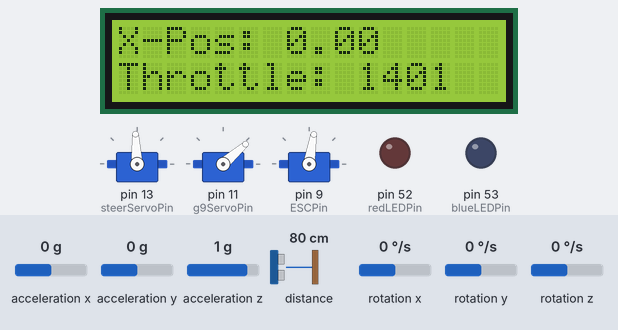
Bench run of a sketch on a simulated Arduino Mega 2560, built with avr-gcc and run on an emulated ATmega2560. Shown: 3 × servo, 16×2 character LCD, output pins drawn as LEDs (lit = HIGH). The inputs (shaded band) are chosen by the test bench; at power-on: acceleration x 0 g, distance to the obstacle 80 cm, rotation z 0 °/s, acceleration y 0 g, acceleration z 1 g, rotation x 0 °/s, rotation y 0 °/s. The echo pulse lasts 58.3 µs per cm.

Above: at 2.7 s.
2.8 s: acceleration x set to -1.4 g
At 3.38 s:
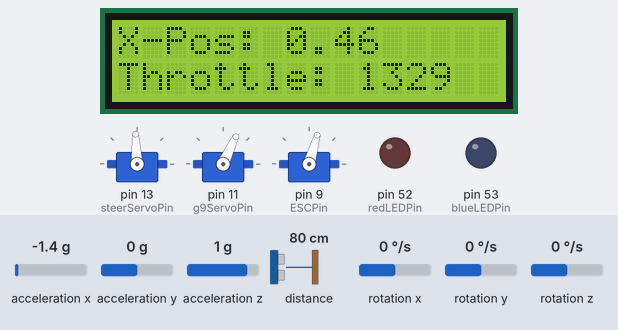
5.3 s: distance to the obstacle set to 250 cm
At 6.0 s:
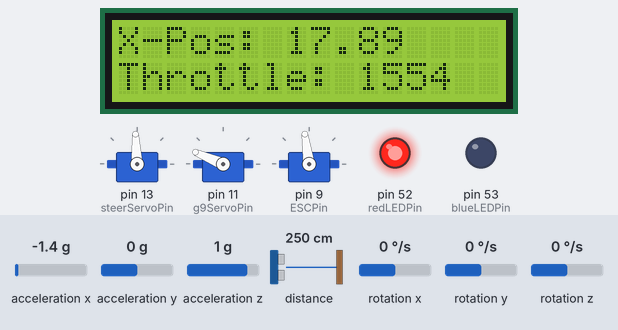
7.1 s: rotation z set to -192 °/s
At 8.1 s:
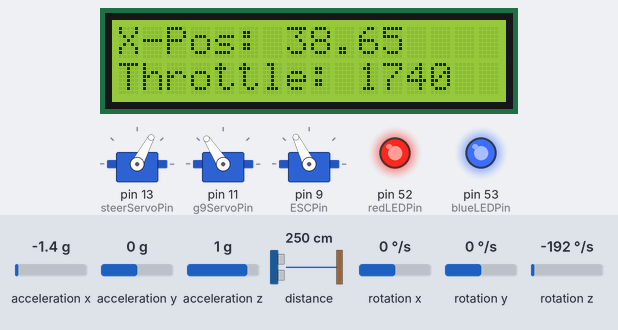
8.8 s: rotation z set to -100 °/s
10.5 s: distance to the obstacle set to 125 cm
At 11.4 s:
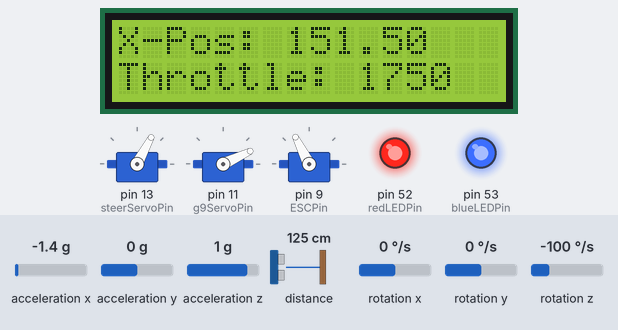
12.5 s: distance to the obstacle set to 117 cm
At 13.23 s:
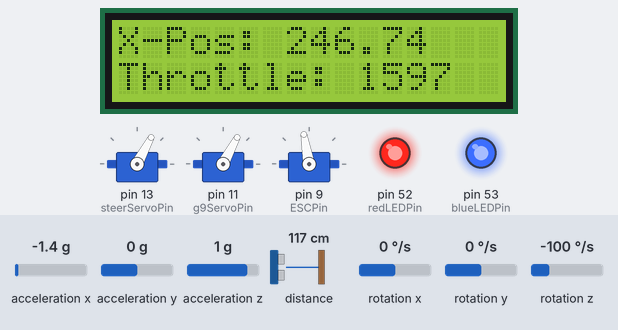
Timing chart, 0 to 18.5 s (numbered marks = the images above; inputs shaded):
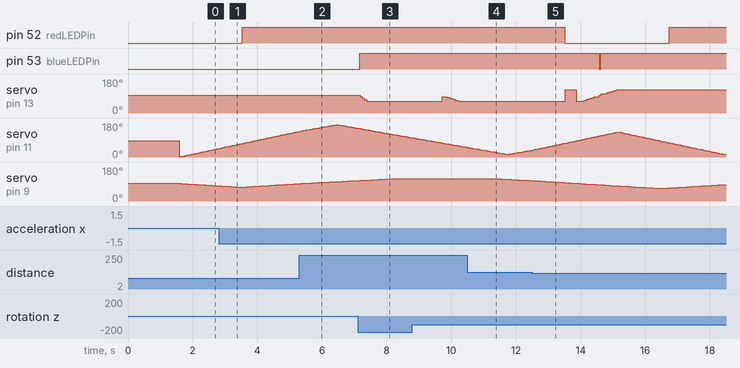

Measured:
- the behaviour switches between 121 and 120 cm on distance to the obstacle (found by bisection; images 4 and 5)
- after the input at 2.8 s, pin 52 (redLEDPin): LOW → HIGH after 0.74 s
- after the input at 7.1 s, pin 53 (blueLEDPin): LOW → HIGH after 0.07 s; servo on pin 13 (steerServoPin): 93° → 85° after 0.08 s, → 78° 0.07 s later, → 63° 0.07 s later, → 62° 0.13 s later
- after the input at 12.5 s, pin 53 (blueLEDPin): HIGH → LOW after 2.1 s, → HIGH 0.06 s later

The sketch:

Autonomous_Traversal.ino
```cpp
#include <Servo.h>
#include "MPU9250.h"
#include <Wire.h>
#include <VL53L0X.h>
#include <LiquidCrystal.h>

#define steerServoPin 13
#define g9ServoPin 11
#define sonicTrig 7
#define sonicEcho 8
#define ESCPin 9
#define redLEDPin 52
#define blueLEDPin 53

MPU9250 IMU(Wire, 0x68);
int status;

Servo steer_servo;
int steer_servo_pos;
double steer_value;
const int STEER_SERVO_MAX = 190;
const int STEER_SERVO_MIN = 80;
const int STEER_SERVO_MID = 135;

Servo g9_servo;
int g9_servo_pos;
int g9_high_pos = 171;
int g9_low_pos = 14;
bool g9_sweep_up = true;

Servo ESC;
int motor_throttle = 1500;  // Speed = 0
int desired_throttle = 1500;
const int ESC_HIGH = 2000;
const int ESC_LOW = 1500;

VL53L0X toF;

// (RS, E, D4, D5, D6, D7)
LiquidCrystal lcd = LiquidCrystal(2, 3, 4, 5, 6, 7);

// ***Vehicle Odometry***
// Position
double car_x_pos = 0.0;
double car_y_pos = 0.0;

// Linear Velocity
double car_x_vel = 0.0;
double car_y_vel = 0.0;

// Linear Acceleration
double car_x_accel = 0.0;
double car_y_accel = 0.0;
double car_z_accel = 0.0;

double x_callib = 0.0;
double y_callib = 0.0;

// Heading (Z-angle degrees)
double car_heading = 0.0;

// Z Angular Velocity (rad/s)
double car_z_ang_vel = 0.0;
double last_vel = 0.0;

// ***End Vehicle Odometry***

void updateOdometry(int time_ms){
  double time_s = time_ms/1000.0;

  // Update position
  car_x_pos = 0.5*car_x_accel*pow(time_s, 2) + car_x_vel*time_s + car_x_pos;
  car_y_pos = 0.5*car_y_accel*pow(time_s, 2) + car_y_vel*time_s + car_y_pos;

  // Update velocity
  car_x_vel = car_x_accel*time_s + car_x_vel;
  car_y_vel = car_y_accel*time_s + car_y_vel;

  // Velocity deadzones
  if (abs(car_x_vel) < 0.01){
    car_x_vel = 0;
  }
  if (abs(car_y_vel) < 0.01){
    car_y_vel = 0;
  }

  // Set velocities to 0 when motor is stopped
  if (abs(motor_throttle - 1500) < 50){
    car_x_vel = 0;
    car_y_vel = 0;
  }

  IMU.readSensor();

  // Update acceleration
  car_x_accel = -IMU.getAccelX_mss() - x_callib;
  car_y_accel = -IMU.getAccelY_mss() - y_callib;
  car_z_accel = IMU.getAccelZ_mss() + 2.7;  // Account for z-axis error

  // Acceleration deadzones
  if (abs(car_x_accel) < 0.01){
    car_x_accel = 0;
  }
  if (abs(car_y_accel) < 0.01){
    car_y_accel = 0;
  }

  car_heading = fmod(car_z_ang_vel*180*time_s/PI + car_heading, 360);

  car_z_ang_vel = IMU.getGyroZ_rads();

  // Angular Velocity deadzone
  if (abs(car_z_ang_vel) < 0.01){
    car_z_ang_vel = 0.0;
  }

  // Angular Velocity error correction
  car_z_ang_vel *= (90.0 / 85.0);
}

// ***Data & Data Structures***
// ToF Point Cloud
int x_coords[156];
int y_coords[156];
int coords_index = 0;

double destination_x = 2.0; // Meters
double destination_y = 0.0;
double destination_heading = 0.0; // Degrees

unsigned long time_ms;

enum carStates{
  FORWARD,
  OBSTACLE_STOP
};

int reverse_step_counter = 0; // Used as timing mechanism for reversing

enum carStates car_state = FORWARD;

// ***End Data***

// ***Setup Functions***
void setupIMU(){
  status = IMU.begin();
  if (status < 0) {
    Serial.println("IMU initialization unsuccessful");
    Serial.println("Check IMU wiring or try cycling power");
    Serial.print("Status: ");
    Serial.println(status);
    while(1) {}
  }
}

void setupESC(){
  // ESC Callibration
  ESC.writeMicroseconds(ESC_HIGH);
  ESC.writeMicroseconds(ESC_LOW);
}

void setupToF(){
  if (!toF.init()) {
    Serial.println(F("Failed to boot ToF Sensor"));
  }
  toF.init();
  toF.setTimeout(500);
  toF.startContinuous();
}

void callibrateAccelerometer(){
  /*
   * Callibrates X and Y accelerometer values to account for
   * any tilt in the IMU by taking averages when stationary.
   * (Will cause some inaccuracy)
   */
  for (int i = 0; i < 20; ++i){
    IMU.readSensor();
    x_callib += -IMU.getAccelX_mss();
    y_callib += -IMU.getAccelY_mss();
    delay(20);
  }
  x_callib /= 20;
  y_callib /= 20;
}

// ***End Setup Functions***

void moveSteerServo(int new_pos){
  /*
   * Moves the steering servo to position 'new_pos', so long
   * as the provided position lies within mechanically
   * appropriate values.
   * @param new_pos: integer representing new servo angle
   * between 0 and 260 deg.
   */
  if (new_pos > STEER_SERVO_MAX){
    new_pos = STEER_SERVO_MAX;
  }
  else if (new_pos < STEER_SERVO_MIN){
    new_pos = STEER_SERVO_MIN;
  }

  if (new_pos != steer_servo_pos){
    steer_servo.write(map(new_pos, 0, 260, 0, 180));
    steer_servo_pos = new_pos;
  }
}

void steer(double amount){
  /*
   *   Adjusts the steering servo angle to an offset
   *   (45 * amount) from the middle.
   *   @param amount: floating-point value between -1 and 1.
   *   Values less than 0 steer left, values greater than 0
   *   steer right.
   */
  if (amount < -1.0){
    amount = -1.0;
  }
  else if (amount > 1.0){
    amount = 1.0;
  }
  moveSteerServo(STEER_SERVO_MID + int(amount * 45));
}

long microsecondsToCm(long microseconds){
  /*
   * Converts time taken for an ultrasonic pulse in
   * microseconds to distance in cm.
   * @param microseconds: long representing pulse time.
   * @return: long representing cm distance.
   */
  return microseconds/29/2;
}

long readSonicSensor(){
  /*
   *   Returns distance read by Ultrasonic sensor in cm
   *   Based on: https://www.tutorialspoint.com/arduino/arduino_ultrasonic_sensor
   *   @return: long representing cm distance.
   */
  digitalWrite(sonicTrig, LOW);
  delayMicroseconds(2);
  digitalWrite(sonicTrig, HIGH);
  delayMicroseconds(5);
  digitalWrite(sonicTrig, LOW);

  long duration = pulseIn(sonicEcho, HIGH);

  return microsecondsToCm(duration);
}

int readToFSensor(){
  /*
   * Returns distance measured by time-of-flight sensor.
   * Added delay for out-of-range measurements, in order
   * to maintain time consistency.
   * @return: integer representing mm distance.
   */
  int range = toF.readRangeContinuousMillimeters();
  if (range > 1200 or range < 0){
    delay(12);  // Adjusted from 25ms
  }
  return range;
}

void adjustThrottle(int target_throttle, int step_size){
  /*
   * Adjusts the ESC throttle by provided increment to obtain
   * smooth acceleration and deceleration.
   * @param target_throttle: integer representing the throttle
   * the ESC needs to achieve.
   * @param step_size: integer representing the increment size
   * for the throttle.
   */

  // Adjusts step_size such that target_throttle is exactly attainable
  step_size = min(step_size, abs(motor_throttle - target_throttle));

  if (motor_throttle > target_throttle){
    motor_throttle -= step_size;
  }
  else if (motor_throttle < target_throttle){
    motor_throttle += step_size;
  }
  ESC.writeMicroseconds(motor_throttle);
}

void updateForwardThrottle(){
  /*
   * Updates the car's 'desired_throttle' when it is in the
   * FORWARD state. Desired throttle is calculated as a
   * function of distance to a stop point (the lesser of
   * distance to the destination, and the nearest obstacle).
   */
  int target_distance = int(sqrt(pow(car_y_pos - destination_y, 2) +
    pow(car_x_pos - destination_x, 2)) * 1000);

  int nearest_obstruction = nearestObstruction() - 100; // 100mm Offest
  int stop_point = min(target_distance, nearest_obstruction);

  if (stop_point >= 500){
    desired_throttle = -1800;
  }
  else{
    if (stop_point < 0){
      stop_point = 0;
    }
    desired_throttle = -(-6 * stop_point / 5000) * (stop_point - 1000) + 1500;
  }

  if (desired_throttle < 0){
    desired_throttle += 3000;
  }

  if (desired_throttle < 1250){
    desired_throttle = 1250;  // Limit throttle
  }

  if (desired_throttle > 1450){
    car_state = OBSTACLE_STOP;
  }
}

void updateReverseThrottle(){
  /*
   * Updates the car's 'desired_throttle' when it is in the
   * OBSTACLE_STOP state.
   */
  if (motor_throttle < 1450 and reverse_step_counter == 0){
    desired_throttle = 1750;
  }
  reverse_step_counter++;

  if (reverse_step_counter >= 125){
    desired_throttle = 1500;
    if (motor_throttle < 1550){
      car_state = FORWARD;
      car_heading = 90.0;
      reverse_step_counter = 0;
    }
  }
}

int nearestObstruction(){
  /*
   *   Finds and returns the car's distance (in mm) to the nearest obstacle
   *   which blocks its path, if any.
   *   @return: integer representing mm distance to obstacle.
   */
  int nearest = 5000; // Arbitrary

  for (int i = 0; i < 156; ++i){
    if (x_coords[i] > -210 and x_coords[i] < 210 and
    y_coords[i] < nearest and y_coords[i] > 130){
      nearest = y_coords[i];
    }
  }

  return nearest - 130; // Distance from front of car
}

void servoSweepStep(){
  /*
   * Moves the 9g servo to it's next position within the sweep;
   * incrementing servo angle when sweeping "up" and decrementing
   * when sweeping "down". The total oscillation angle depends on
   * the vehicle state.
   */
  if (car_state == OBSTACLE_STOP){
    g9_high_pos = 171;
    g9_low_pos = 14;
  }
  else{
    g9_high_pos = 132;
    g9_low_pos = 53;
  }

  // Sweep "Radar" Servo
  if (g9_sweep_up){
    if (g9_servo_pos < g9_high_pos){
      g9_servo_pos++;
      g9_servo.write(g9_servo_pos);
    }
    else{
      g9_sweep_up = false;
    }
  }
  if (!g9_sweep_up){
    if (g9_servo_pos > g9_low_pos){
      g9_servo_pos--;
      g9_servo.write(g9_servo_pos);
    }
    else{
      g9_sweep_up = true;
    }
  }
}

void printObstacleData(){
  /*
   * Prints space seperated X and Y values for obstacle arrays,
   * to be visualized in Processing.
   */
  if (g9_servo_pos == g9_high_pos or (g9_servo_pos == g9_low_pos and g9_sweep_up)){
    for (int i = 0; i < 156; ++i){
      Serial.print(x_coords[i]);
      Serial.print(" ");
    }
    Serial.print("S");

    for (int i = 0; i < 156; ++i){
      Serial.print(y_coords[i]);
      Serial.print(" ");
    }
    Serial.println();
  }
}

void steerUpdate(){
  /*
   * Updates the steering angle of the steering servo, by
   * adjusting to correct deviations of the car's heading from
   * 0.0 deg.
   */
  if (abs(car_heading) <= 2.0){
    steer(0);
    digitalWrite(blueLEDPin, LOW);
  }
  else{
    steer_value = -car_heading / 45.0;

    if (motor_throttle > 1510){
      steer_value *= -1;  // Reverse steer when car is reversing
    }

    // Sets a minimum steer amount
    if (abs(steer_value) < 0.25){
      steer_value = (steer_value / abs(steer_value)) * 0.25;
    }
    steer(steer_value);
    digitalWrite(blueLEDPin, HIGH);
  }
}

void printToLCD(){
  /*
   * Prints data to LCD for debugging.
   */
  lcd.setCursor(0, 0);
  lcd.print("X-Pos: ");
  lcd.print(car_x_pos);

  lcd.setCursor(0, 1);
  lcd.print("Throttle: ");
  lcd.print(motor_throttle);
}

void addPoint(int resolution, int servo_pos){
    /*
     * Adds point to obstacles arrays, using distance measured
     * by time-of-flight sensor.
     * @param resolution: integer representing the frequency
     * by which a point is added, based on current "index"
     * within the obstacle arrays.
     * @param servo_pos: integer representing sweeping servo
     * position.
     */
    if (coords_index % resolution == 0){
      double theta = map(servo_pos, 14, 171, 0, 180);
      theta = servo_pos * PI / 180.0;
      int radius = readToFSensor();

      x_coords[coords_index / resolution] = int(radius * cos(theta));
      y_coords[coords_index / resolution] = int(radius * sin(theta));
    }
    coords_index++;
    coords_index = coords_index % (156 * resolution);
}

void establishProcessingContact(){
  /*
   * Serial protocol for connecting with Processing.
   */
  while(Serial.available() <= 0){
    Serial.println("A");
    delay(300);
  }
}

void setup() {
  Serial.begin(9600);
  while (!Serial){}
  Wire.begin();

  // IMU
  setupIMU();
  callibrateAccelerometer();

  // ToF Sensor
  setupToF();

  // 20kg Servo
  steer_servo.attach(steerServoPin);
  moveSteerServo(STEER_SERVO_MID);  // Straighten front wheels

  // g9 Servo
  g9_servo.attach(g9ServoPin);
  g9_servo.write(86); // Straighten 9g servo

  // ESC aka DC Motor
  ESC.attach(ESCPin);
  setupESC();

  // Ultrasonic Sensor
  pinMode(sonicTrig, OUTPUT);
  pinMode(sonicEcho, INPUT);

  // LEDs
  pinMode(redLEDPin, OUTPUT);
  pinMode(blueLEDPin, OUTPUT);

  // LCD
  lcd.begin(16, 2);

  //establishProcessingContact();

  delay(1000);

  time_ms = millis();
}

void loop() {
  updateOdometry(int(millis() - time_ms));
  time_ms = millis();

  servoSweepStep();

  addPoint(2, g9_servo_pos);

  if (car_state == OBSTACLE_STOP){
    digitalWrite(redLEDPin, HIGH);
  }
  else{
    digitalWrite(redLEDPin, LOW);
  }

  steerUpdate();

  // Updates throttle every 2 sweep servo steps
  if (g9_servo_pos % 2 == 0){
    if (car_state == FORWARD){
      updateForwardThrottle();
    }
    else if (car_state == OBSTACLE_STOP){
      updateReverseThrottle();
    }
  }

  printToLCD();

  adjustThrottle(desired_throttle, 3);
}
```
